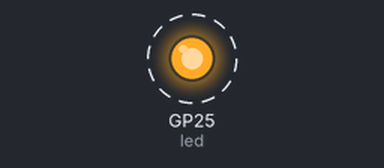
Bench run of a program on a simulated Raspberry Pi Pico running MicroPython. Parts: output pins drawn as LEDs (lit = HIGH). Dashed ring = blinking. What the program prints to the serial console is not drawn. At 3.0 s the program stops and its outputs stay as they are.

Above: at 0.2 s.
Timing chart, 0 to 3.0 s (numbered marks = the images above):
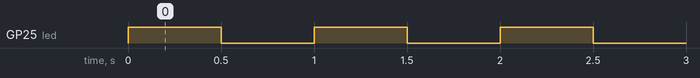

The program:

main.py
```python
from machine import Pin
from time import sleep_ms

led = Pin("LED", Pin.OUT, value=0)
print("Pico ready")

for _ in range(3):
    led.on()
    sleep_ms(500)
    led.off()
    sleep_ms(500)

print("Done")
```

Measured:
- by itself, GP25 (led): alternates HIGH for 0.50 s and LOW for 0.50 s, 6 changes in all, then stays LOW
